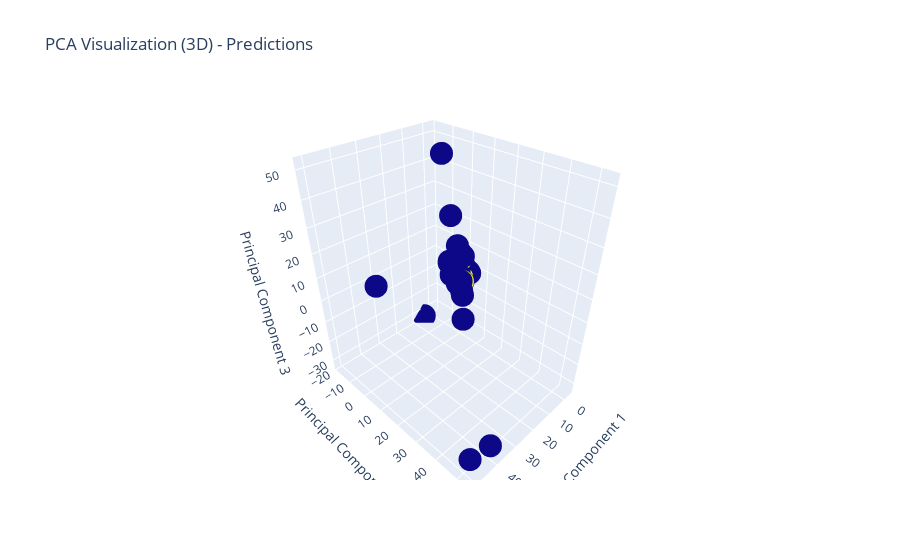

Notebook code cell kept with this figure:
### Code cell
plot_predict_pca_3d(X_smote, X_test, y_smote, y_test, 5)

### Figure 1 — Plotly figure (JSON) as saved in the notebook; plotly's stock layout.template omitted (floating-point values rounded to 4 significant figures; data arrays with more than 128 entries replaced by an {"elided": "..."} marker saying what was removed)
{"data": [{"marker": {"color": {"elided": "3151 int values"}}, "mode": "markers", "type": "scatter3d", "x": {"elided": "3151 float values"}, "y": {"elided": "3151 float values"}, "z": {"elided": "3151 float values"}}], "layout": {"scene": {"xaxis": {"title": {"text": "Principal Component 1"}}, "yaxis": {"title": {"text": "Principal Component 2"}}, "zaxis": {"title": {"text": "Principal Component 3"}}}, "title": {"text": "PCA Visualization (3D) - Predictions"}}}
